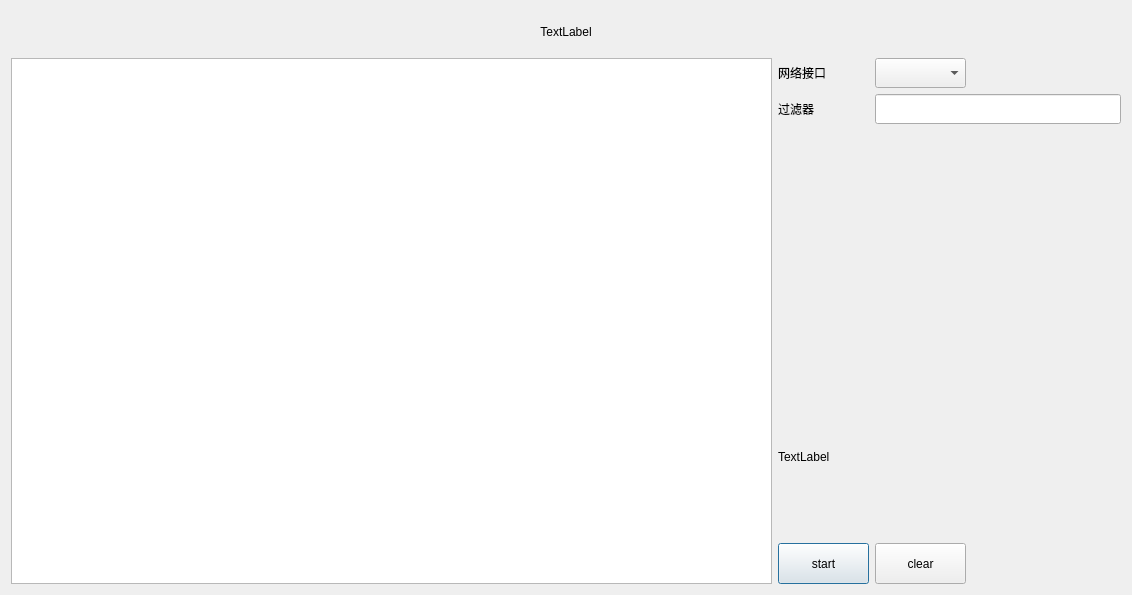
<?xml version="1.0" encoding="UTF-8"?>
<ui version="4.0">
 <class>Monitor</class>
 <widget class="QDialog" name="Monitor">
  <property name="geometry">
   <rect>
    <x>0</x>
    <y>0</y>
    <width>1132</width>
    <height>595</height>
   </rect>
  </property>
  <property name="minimumSize">
   <size>
    <width>1132</width>
    <height>595</height>
   </size>
  </property>
  <property name="windowTitle">
   <string>Dialog</string>
  </property>
  <layout class="QGridLayout" name="gridLayout_2">
   <item row="0" column="0" colspan="2">
    <widget class="QLabel" name="label">
     <property name="minimumSize">
      <size>
       <width>1091</width>
       <height>41</height>
      </size>
     </property>
     <property name="text">
      <string>TextLabel</string>
     </property>
     <property name="alignment">
      <set>Qt::AlignCenter</set>
     </property>
    </widget>
   </item>
   <item row="1" column="0">
    <widget class="QChartView" name="graphicsView">
     <property name="minimumSize">
      <size>
       <width>761</width>
       <height>481</height>
      </size>
     </property>
    </widget>
   </item>
   <item row="1" column="1">
    <layout class="QGridLayout" name="gridLayout">
     <item row="0" column="0">
      <widget class="QLabel" name="label_2">
       <property name="minimumSize">
        <size>
         <width>91</width>
         <height>30</height>
        </size>
       </property>
       <property name="text">
        <string>网络接口</string>
       </property>
      </widget>
     </item>
     <item row="0" column="1">
      <widget class="QComboBox" name="comboBox">
       <property name="minimumSize">
        <size>
         <width>91</width>
         <height>30</height>
        </size>
       </property>
      </widget>
     </item>
     <item row="0" column="2">
      <spacer name="horizontalSpacer">
       <property name="orientation">
        <enum>Qt::Horizontal</enum>
       </property>
       <property name="sizeHint" stdset="0">
        <size>
         <width>40</width>
         <height>20</height>
        </size>
       </property>
      </spacer>
     </item>
     <item row="1" column="0">
      <widget class="QLabel" name="label_3">
       <property name="minimumSize">
        <size>
         <width>91</width>
         <height>30</height>
        </size>
       </property>
       <property name="text">
        <string>过滤器</string>
       </property>
      </widget>
     </item>
     <item row="1" column="1" colspan="2">
      <widget class="QLineEdit" name="lineEdit">
       <property name="minimumSize">
        <size>
         <width>191</width>
         <height>30</height>
        </size>
       </property>
      </widget>
     </item>
     <item row="2" column="1">
      <spacer name="verticalSpacer">
       <property name="orientation">
        <enum>Qt::Vertical</enum>
       </property>
       <property name="sizeHint" stdset="0">
        <size>
         <width>20</width>
         <height>40</height>
        </size>
       </property>
      </spacer>
     </item>
     <item row="3" column="0" colspan="3">
      <widget class="QLabel" name="label_4">
       <property name="minimumSize">
        <size>
         <width>301</width>
         <height>161</height>
        </size>
       </property>
       <property name="text">
        <string>TextLabel</string>
       </property>
      </widget>
     </item>
     <item row="4" column="0">
      <widget class="QPushButton" name="pushButton">
       <property name="minimumSize">
        <size>
         <width>91</width>
         <height>41</height>
        </size>
       </property>
       <property name="text">
        <string>start</string>
       </property>
      </widget>
     </item>
     <item row="4" column="1">
      <widget class="QPushButton" name="pushButton_2">
       <property name="minimumSize">
        <size>
         <width>91</width>
         <height>41</height>
        </size>
       </property>
       <property name="text">
        <string>clear</string>
       </property>
      </widget>
     </item>
     <item row="4" column="2">
      <spacer name="horizontalSpacer_2">
       <property name="orientation">
        <enum>Qt::Horizontal</enum>
       </property>
       <property name="sizeHint" stdset="0">
        <size>
         <width>40</width>
         <height>20</height>
        </size>
       </property>
      </spacer>
     </item>
    </layout>
   </item>
  </layout>
 </widget>
 <customwidgets>
  <customwidget>
   <class>QChartView</class>
   <extends>QGraphicsView</extends>
   <header location="global">qchartview.h</header>
  </customwidget>
 </customwidgets>
 <resources/>
 <connections>
  <connection>
   <sender>comboBox</sender>
   <signal>currentIndexChanged(int)</signal>
   <receiver>Monitor</receiver>
   <slot>iface_changed()</slot>
   <hints>
    <hint type="sourcelabel">
     <x>952</x>
     <y>83</y>
    </hint>
    <hint type="destinationlabel">
     <x>1048</x>
     <y>71</y>
    </hint>
   </hints>
  </connection>
  <connection>
   <sender>lineEdit</sender>
   <signal>returnPressed()</signal>
   <receiver>Monitor</receiver>
   <slot>filter_changed()</slot>
   <hints>
    <hint type="sourcelabel">
     <x>1023</x>
     <y>118</y>
    </hint>
    <hint type="destinationlabel">
     <x>1127</x>
     <y>99</y>
    </hint>
   </hints>
  </connection>
  <connection>
   <sender>pushButton</sender>
   <signal>clicked()</signal>
   <receiver>Monitor</receiver>
   <slot>start_on_clicked()</slot>
   <hints>
    <hint type="sourcelabel">
     <x>871</x>
     <y>562</y>
    </hint>
    <hint type="destinationlabel">
     <x>780</x>
     <y>533</y>
    </hint>
   </hints>
  </connection>
  <connection>
   <sender>pushButton_2</sender>
   <signal>clicked()</signal>
   <receiver>Monitor</receiver>
   <slot>clear_on_clicked()</slot>
   <hints>
    <hint type="sourcelabel">
     <x>920</x>
     <y>557</y>
    </hint>
    <hint type="destinationlabel">
     <x>1047</x>
     <y>556</y>
    </hint>
   </hints>
  </connection>
 </connections>
 <slots>
  <slot>iface_changed()</slot>
  <slot>filter_changed()</slot>
  <slot>start_on_clicked()</slot>
  <slot>clear_on_clicked()</slot>
 </slots>
</ui>
